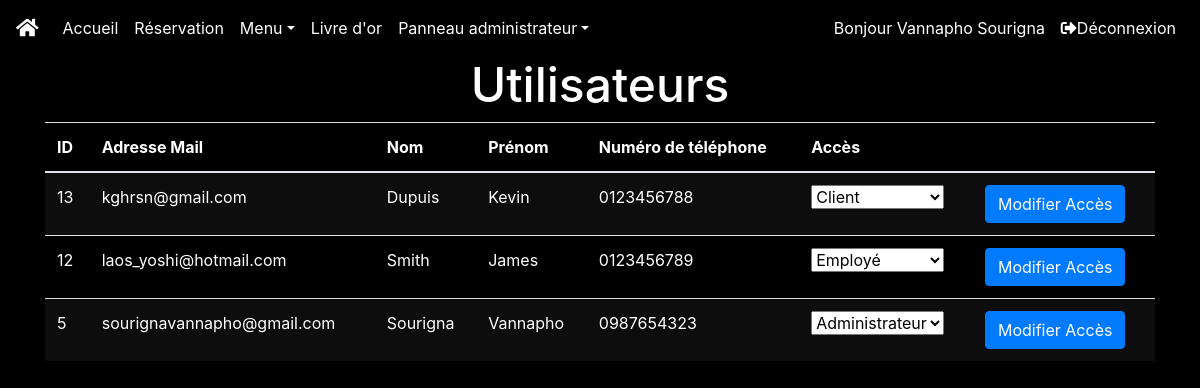
Screenshot of /index.php?action=admin_users (signed in) with the database file from the repository.
### tables this page shows
CREATE TABLE IF NOT EXISTS `users` (
  `id` int(11) NOT NULL AUTO_INCREMENT,
  `username` varchar(255) NOT NULL,
  `first_name` varchar(255) NOT NULL,
  `last_name` varchar(255) NOT NULL,
  `password` varchar(255) NOT NULL,
  `authority` int(11) NOT NULL DEFAULT '1',
  `phone` varchar(10) NOT NULL,
  `authentication_string` varchar(255) NOT NULL,
  PRIMARY KEY (`id`)
);

### controller/controller.php (called while the page is built, shortened)
<?php
class Controller{
	function adminUsers(){
		$userManager = new UserManager();
		$userStatus = $userManager->callUsers();
		require('view/admin_users.php');
	}
}

### model/Sourigna/UserManager.php (called while the page is built, shortened)
<?php
class UserManager extends Manager{
	function callUsers(){
		$bdd = $this->databaseConnect();
		$req = $bdd->query("SELECT id, username ,first_name, last_name, authority, phone FROM users ORDER BY username ASC");
		return $req;
	}
}

### view/admin_users.php (the view, shortened to what this page needs)
<h1> Utilisateurs </h1>
<div class="container">
	<table class="table table-striped">
		<thead>
			<tr>
				<th scope="col">ID</th>
     			<th scope="col">Adresse Mail</th>
      			<th scope="col">Nom</th>
      			<th scope="col">Prénom</th>
      			<th scope="col">Numéro de téléphone</th>
      			<th scope="col">Accès</th>
      			<th scope="col"></th>
      		</tr>
      	</thead>
	<?php
	while ($data = $userStatus->fetch()){
		$userAuthority = $data['authority'];
		$userId = $data['id'];
	?>
		<tr>
			<td><?= $userId ?></td>
			<td><?= htmlspecialchars($data['username']) ?></td>
			<td><?= htmlspecialchars($data['last_name']) ?></td>
			<td><?= htmlspecialchars($data['first_name']) ?></td>
			<td><?= $data['phone'] ?></td>
			<td>
				<select name="userAuthority" form="userForm<?= $userId ?>">
					<option value="1"
					<?php if ($userAuthority==1):
						echo 'selected'; endif;
					?>
					>Client</option>
					<option value="2"
					<?php if ($userAuthority==2):
						echo 'selected'; endif;
					?>
					>Employé</option>
					<option value="3"
					<?php if ($userAuthority==3):
						echo 'selected'; endif;
					?>
					>Administrateur</option>
				</select>
			</td>
			<td>
				<form method="POST" action="index.php?action=authority_modify&id=<?= $data['id'] ?>" id="userForm<?= $userId ?>" >
					<button type="submit" class="btn btn-primary">Modifier Accès</button>
				</form></td>
		</tr>
	<?php
	}
	?>
	</table>
</div>
<?php require('template.php'); ?>

### public/css/style.css (style rules this page uses)
body, html { height:100vh; }
body { background-color:rgba(0,0,0,1); color:white; }
h1 { font-size:3em; text-align:center; }
.table-striped tbody tr:nth-of-type(2n+1) { background-color:rgba(255,255,255,0.05); }
.table { color:white; }

### rows the page displays
users: id "13", username "kghrsn@gmail.com", last_name "Dupuis", first_name "Kevin", phone "0123456788", userAuthority "Client"
users: id "12", username "laos_yoshi@hotmail.com", last_name "Smith", first_name "James", phone "0123456789", userAuthority "Employé"
users: id "5", username "sourignavannapho@gmail.com", last_name "Sourigna", first_name "Vannapho", phone "0987654323", userAuthority "Administrateur"
